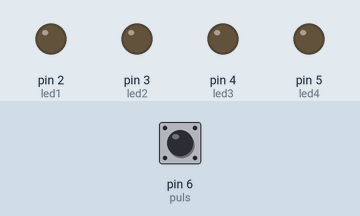
Recording of a sketch running on a simulated Arduino Uno, built with avr-gcc and run on an emulated ATmega328P. On the bench: output pins drawn as LEDs (lit = HIGH). Dashed ring = blinking. Inputs (shaded band) come from the test bench; at power-on: pin 6 (puls) HIGH.

Above: at 1.2 s.
1.3 s: pin 6 (puls) pulled LOW for 1 s
At 2.7 s:
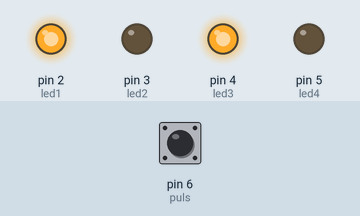
3.8 s: pin 6 (puls) pulled LOW for 0.15 s
At 5.0 s:
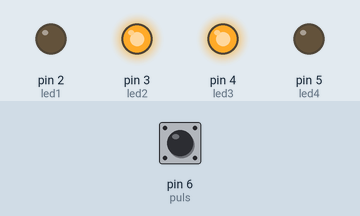
5.4 s: pin 6 (puls) pulled LOW for 0.15 s
At 6.4 s:
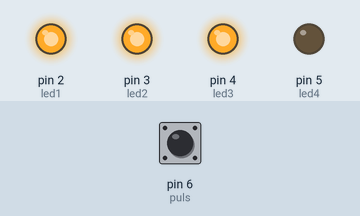
7.0 s: pin 6 (puls) pulled LOW for 3.2 s
At 8.5 s:
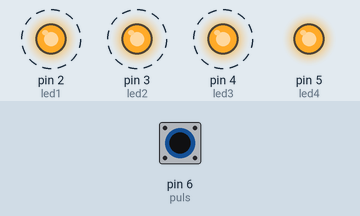
Timing chart, 0 to 11.5 s (numbered marks = the images above; inputs shaded):
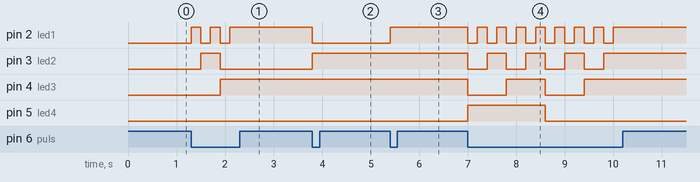

The sketch:

Binarios.ino
```cpp
//Numeros Binarios
int led1 = 2;
int led2 = 3;
int led3 = 4;
int led4 = 5;
int puls = 6;

int num = 0;

void setup() {
  pinMode(led1, OUTPUT);
  pinMode(led2, OUTPUT);
  pinMode(led3, OUTPUT);
  pinMode(led4, OUTPUT);
  pinMode(puls, INPUT_PULLUP);
}

void loop() {
  if (digitalRead(puls) == LOW) {
    num++;
    if (num > 15) num = 0;
    NumBinario(num);
    delay(200);
  }
}

void NumBinario(int num) {
  digitalWrite(led1, num & 1);
  digitalWrite(led2, num & 2);
  digitalWrite(led3, num & 4);
  digitalWrite(led4, num & 8);
}
```

Measured:
- after the input at 1.3 s, pin 2 (led1): alternates HIGH for 0.20 s and LOW for 0.20 s, 5 changes in all, then stays HIGH, starting at once; pin 3 (led2): LOW → HIGH after 0.20 s, → LOW 0.40 s later; pin 4 (led3): LOW → HIGH after 0.60 s
- after the input at 3.8 s, pin 2 (led1): HIGH → LOW at once; pin 3 (led2): LOW → HIGH at once
- after the input at 5.4 s, pin 2 (led1): LOW → HIGH at once
- after the input at 7.0 s, pin 2 (led1): alternates HIGH for 0.20 s and LOW for 0.20 s, 16 changes in all, then stays HIGH, starting at once; pin 3 (led2): alternates HIGH for 0.40 s and LOW for 0.40 s, 8 changes in all, then stays HIGH, starting at once
